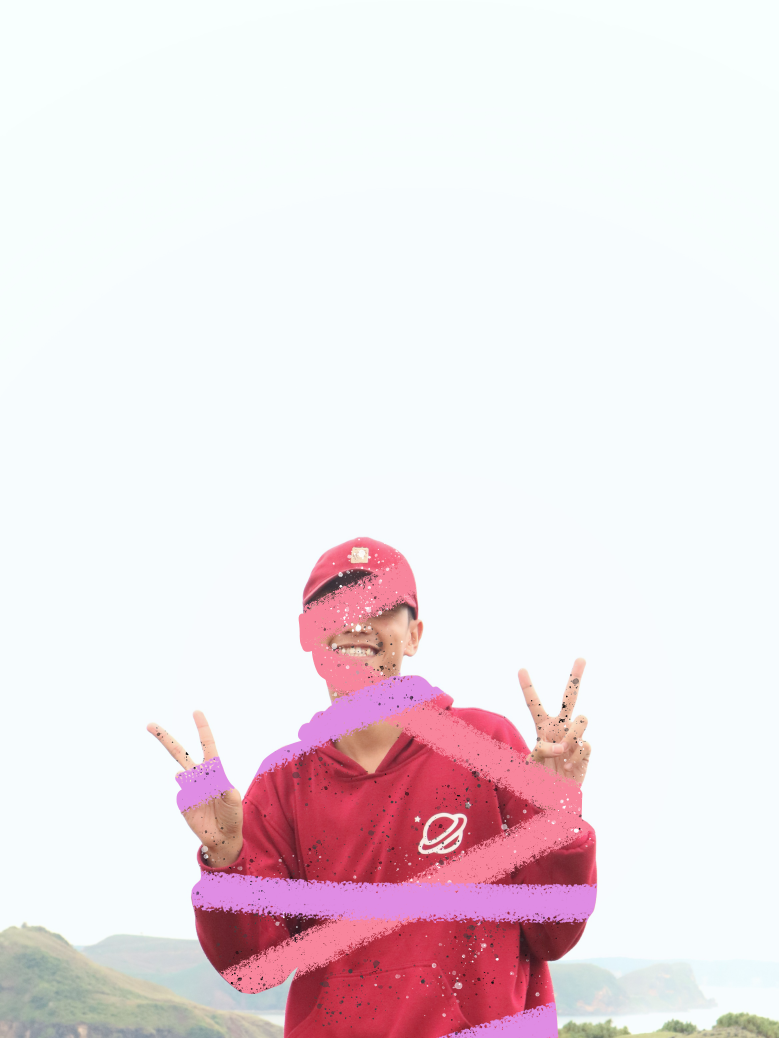
#> input picture Coba1/yan.png, 2337 x 3114 px (shown at 1/3 size)
$ jupyter execute --allow-errors Coba.ipynb
#> lines starting #> are read from the running program, lines starting #| are printed output that depends on the picture
[cell 1]
import matplotlib.pyplot as plt
import cv2
import numpy as np

[cell 2]
image = plt.imread("yan.png")
#> image is the input picture: shape (3114, 2337, 4) float32; mean R, G, B, A 0.958, 0.874, 0.906, 1
plt.imshow(image)

[cell 3]
gray_img = cv2.cvtColor(image, cv2.COLOR_BGR2GRAY)
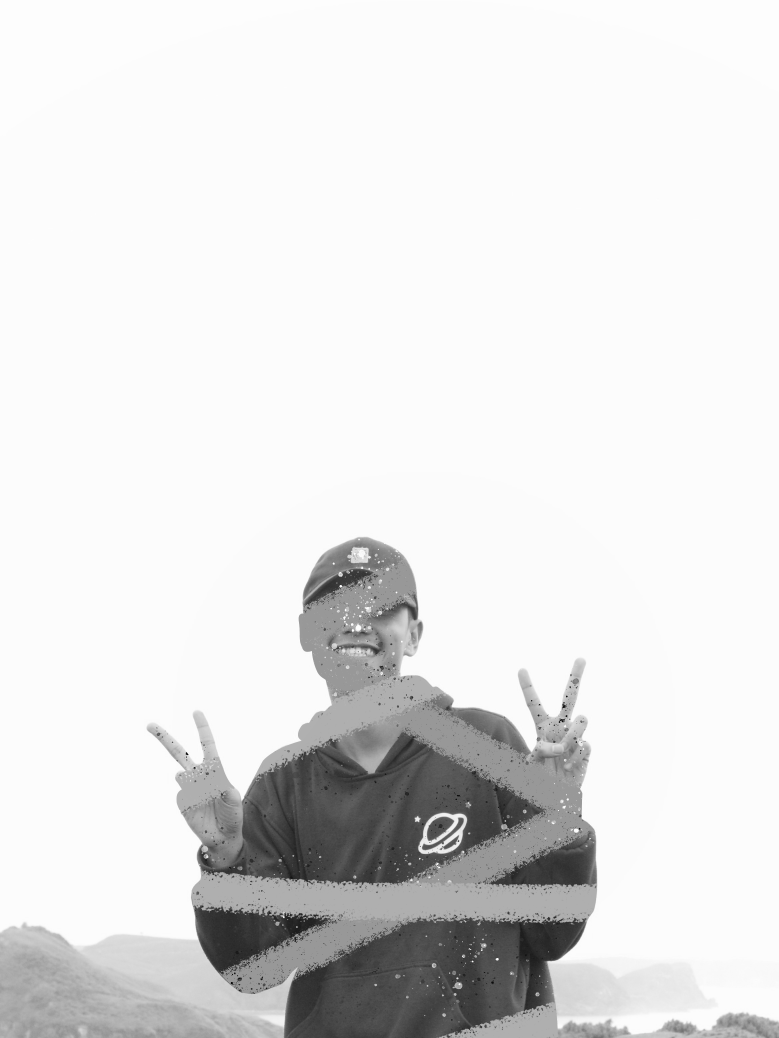
#> gray_img: shape (3114, 2337) float32 (shown at 1/3 size); min 0.0487, max 0.997, mean 0.891
plt.imshow (gray_img, cmap = 'gray')

[cell 4]
tinggi, lebar = gray_img.shape
#> tinggi = 3114; lebar = 2337

[cell 5]
gray_img

#> (a cell that did not finish here is left out)

#> (a cell that did not finish here is left out)

[cell 8]
gray_img.shape
#> Out = (3114, 2337)
